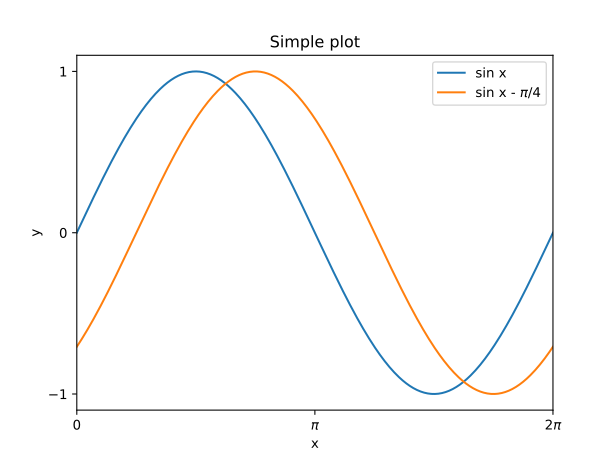

Here is the Python script that generated this plot:

import matplotlib.pyplot as plt
import numpy as np

x = np.linspace(0,2*np.pi,400)

# ==============================================================================
# default
# ==============================================================================

fig,ax = plt.subplots()

ax.plot(x,np.sin(x)         ,label=r'sin x')
ax.plot(x,np.sin(x-np.pi/4.),label=r'sin x - $\pi$/4')

ax.set_title('Simple plot')

ax.xaxis.set_ticklabels(['0',r'$\pi$',r'$2\pi$'])
ax.xaxis.set_ticks([0,np.pi,2*np.pi])
ax.yaxis.set_ticks([-1,0,1])

plt.legend(loc='upper right')

plt.xlim([0,2*np.pi])

plt.xlabel(r'x')
plt.ylabel(r'y')

plt.savefig('plot.svg')

# ==============================================================================
# goose
# ==============================================================================

plt.style.use('goose')

fig,ax = plt.subplots()

ax.plot(x,np.sin(x)         ,label=r'sin x')
ax.plot(x,np.sin(x-np.pi/4.),label=r'sin x - $\pi$/4')

ax.set_title('Simple plot')

ax.xaxis.set_ticklabels(['0',r'$\pi$',r'$2\pi$'])
ax.xaxis.set_ticks([0,np.pi,2*np.pi])
ax.yaxis.set_ticks([-1,0,1])

plt.legend(loc='upper right')

plt.xlim([0,2*np.pi])

plt.xlabel('x')
plt.ylabel('y')

plt.savefig('plot_goose.svg')

# ==============================================================================
# goose-latex
# ==============================================================================

plt.style.use(['goose','goose-latex'])

fig,ax = plt.subplots()

ax.plot(x,np.sin(x)         ,label=r'$\sin \big( x \big)$')
ax.plot(x,np.sin(x-np.pi/4.),label=r'$\sin \big( x - \tfrac{\pi}{4} \big)$')

ax.set_title('Simple plot')

ax.xaxis.set_ticklabels(['0',r'$\pi$',r'$2\pi$'])
ax.xaxis.set_ticks([0,np.pi,2*np.pi])
ax.yaxis.set_ticks([-1,0,1])

plt.legend(loc='upper right')

plt.xlim([0,2*np.pi])

plt.xlabel(r'$x$')
plt.ylabel(r'$y$')

plt.savefig('plot_goose-latex.svg')

